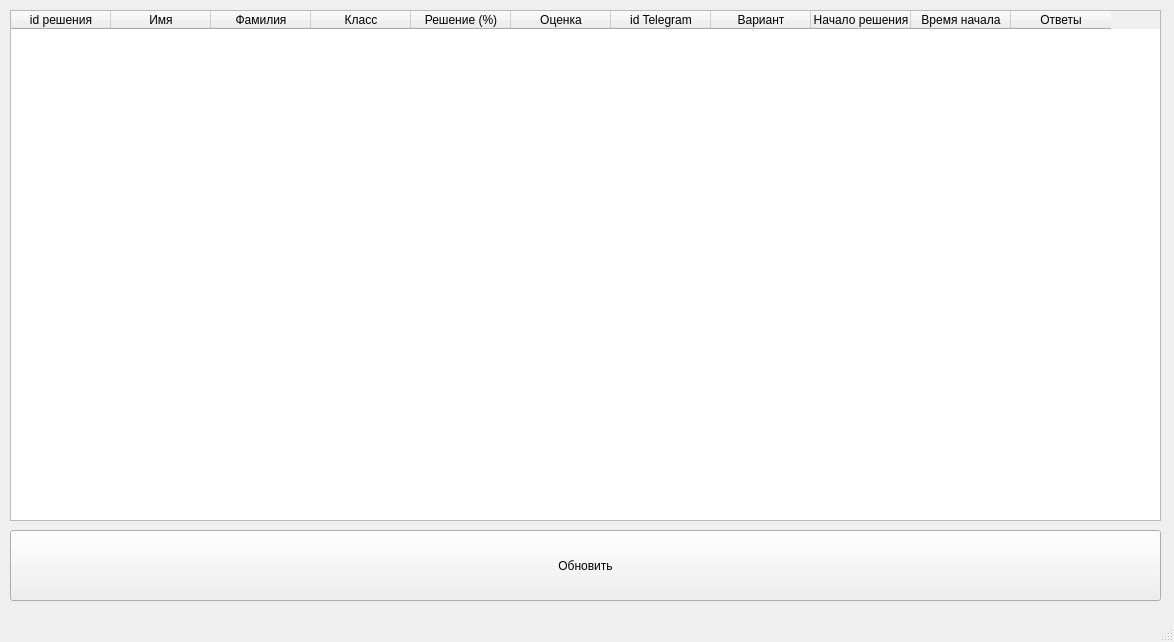
<?xml version="1.0" encoding="UTF-8"?>
<ui version="4.0">
 <class>MainWindow</class>
 <widget class="QMainWindow" name="MainWindow">
  <property name="geometry">
   <rect>
    <x>0</x>
    <y>0</y>
    <width>1174</width>
    <height>642</height>
   </rect>
  </property>
  <property name="baseSize">
   <size>
    <width>0</width>
    <height>0</height>
   </size>
  </property>
  <property name="windowTitle">
   <string>Журнал</string>
  </property>
  <widget class="QWidget" name="centralwidget">
   <widget class="QTableWidget" name="tableWidget">
    <property name="geometry">
     <rect>
      <x>10</x>
      <y>10</y>
      <width>1151</width>
      <height>511</height>
     </rect>
    </property>
    <property name="sizePolicy">
     <sizepolicy hsizetype="Expanding" vsizetype="Expanding">
      <horstretch>11</horstretch>
      <verstretch>0</verstretch>
     </sizepolicy>
    </property>
    <property name="columnCount">
     <number>11</number>
    </property>
    <column>
     <property name="text">
      <string>id решения</string>
     </property>
    </column>
    <column>
     <property name="text">
      <string>Имя</string>
     </property>
    </column>
    <column>
     <property name="text">
      <string>Фамилия</string>
     </property>
    </column>
    <column>
     <property name="text">
      <string>Класс</string>
     </property>
    </column>
    <column>
     <property name="text">
      <string>Решение (%)</string>
     </property>
    </column>
    <column>
     <property name="text">
      <string>Оценка</string>
     </property>
    </column>
    <column>
     <property name="text">
      <string>id Telegram</string>
     </property>
    </column>
    <column>
     <property name="text">
      <string>Вариант</string>
     </property>
    </column>
    <column>
     <property name="text">
      <string>Начало решения</string>
     </property>
    </column>
    <column>
     <property name="text">
      <string>Время начала</string>
     </property>
    </column>
    <column>
     <property name="text">
      <string>Ответы</string>
     </property>
    </column>
   </widget>
   <widget class="QPushButton" name="upload">
    <property name="geometry">
     <rect>
      <x>10</x>
      <y>530</y>
      <width>1151</width>
      <height>71</height>
     </rect>
    </property>
    <property name="text">
     <string>Обновить</string>
    </property>
   </widget>
  </widget>
  <widget class="QMenuBar" name="menubar">
   <property name="geometry">
    <rect>
     <x>0</x>
     <y>0</y>
     <width>1174</width>
     <height>21</height>
    </rect>
   </property>
  </widget>
  <widget class="QStatusBar" name="statusbar"/>
 </widget>
 <resources/>
 <connections/>
</ui>
